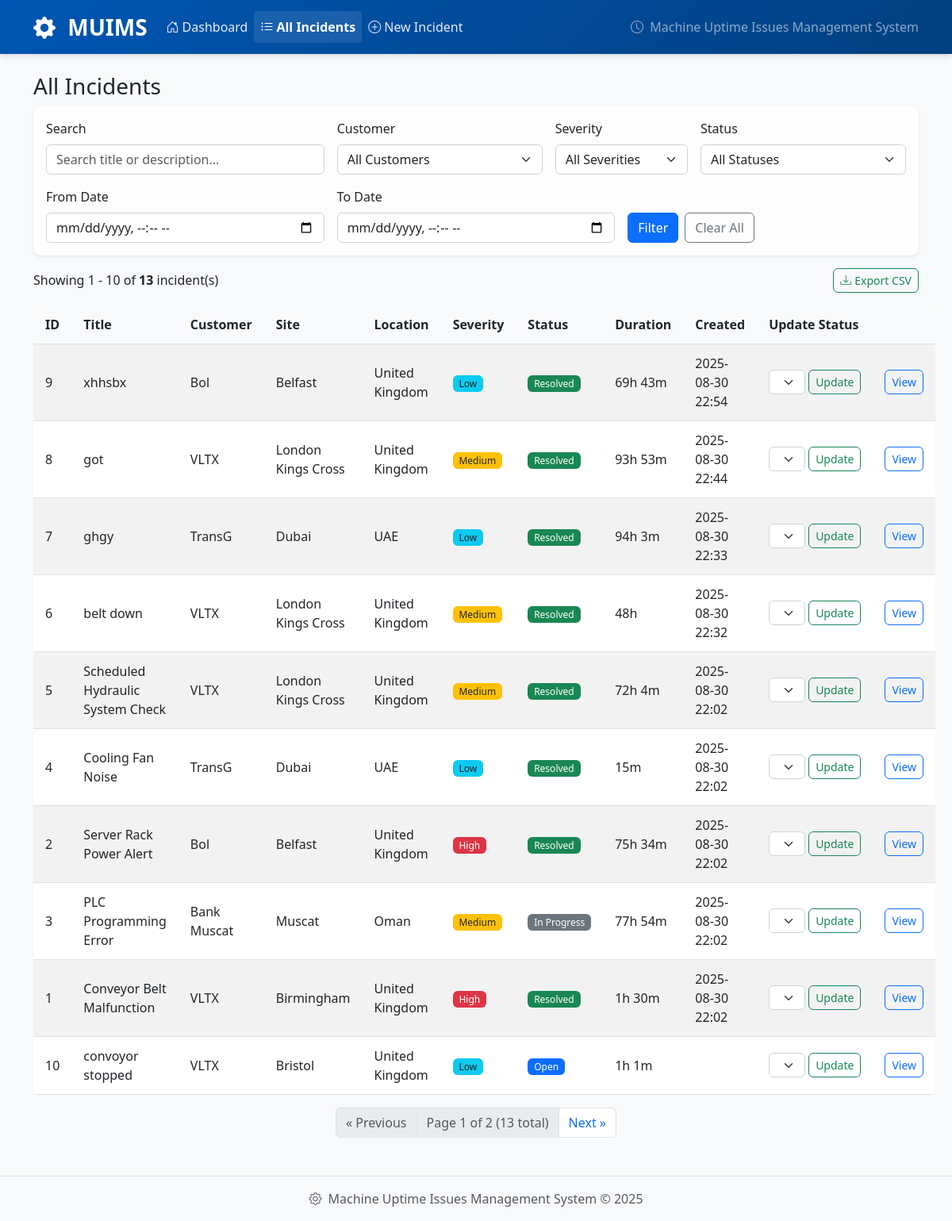
Page /incidents on the committed database.
### app/models.py (models this page shows)
class Incident(db.Model):
    id = db.Column(db.Integer, primary_key=True)
    title = db.Column(db.String(140), nullable=False)
    description = db.Column(db.Text)
    customer_name = db.Column(db.String(100))      # "Customer Name"
    site_name = db.Column(db.String(150))          # "Site/Facility Name"
    location = db.Column(db.String(100))           # "Location"
    machine_model = db.Column(db.String(150))      # rename of Equipment -> Machine Model
    machine_serial = db.Column(db.String(150))     # "Machine Serial Number"
    fault = db.Column(db.String(255))              # "Fault"
    fault_code = db.Column(db.String(20))          # "Fault Code"
    start_time = db.Column(db.DateTime(timezone=True))            # "Start Time"
    end_time = db.Column(db.DateTime(timezone=True))              # "End Time"
    preventive_maintenance = db.Column(db.Boolean, default=False)
    parts_used = db.Column(db.Text, nullable=True)
    category = db.Column(db.String(50), default="mechanical")
    severity = db.Column(db.String(20), default="Medium")
    status = db.Column(db.String(20), default="Open")
    created_at = db.Column(db.DateTime(timezone=True), server_default=func.now(), nullable=False)
    @property
    def duration_minutes(self):
        if not self.start_time:
            return None
        start = self.start_time.replace(tzinfo=timezone.utc) if self.start_time and self.start_time.tzinfo is None else self.start_time
        end = (self.end_time or datetime.now(timezone.utc))
        if end.tzinfo is None:
            end = end.replace(tzinfo=timezone.utc)
        if end < start:
            return None
        delta = end - start
        return int(delta.total_seconds() // 60)
    def human_duration(self):
        mins = self.duration_minutes
        if mins is None:
            return "N/A"
        if mins < 60:
            return f"{mins}m"
        h, m = divmod(mins, 60)
        return f"{h}h {m}m" if m else f"{h}h"

### app/routes.py (the view, shortened to what this page needs)
@main.route("/incidents", endpoint="incidents")
def incidents():
    form = FilterForm()
    customers = db.session.query(Incident.customer_name).distinct().filter(Incident.customer_name.isnot(None)).all()
    customer_choices = [("", "All Customers")] + [(c[0], c[0]) for c in customers if c[0]]
    form.customer.choices = customer_choices
    q = request.args.get('q', '').strip()
    customer = request.args.get('customer', '')
    severity = request.args.get('severity', '')
    status = request.args.get('status', '')
    date_from = request.args.get('date_from', '')
    date_to = request.args.get('date_to', '')
    form.q.data = q
    form.customer.data = customer
    form.severity.data = severity
    form.status.data = status
    if date_from:
        try:
            from datetime import datetime
            form.date_from.data = datetime.fromisoformat(date_from.replace('T', ' '))
        except:
            pass
    if date_to:
        try:
            from datetime import datetime
            form.date_to.data = datetime.fromisoformat(date_to.replace('T', ' '))
        except:
            pass
    query = Incident.query
    if customer:
        query = query.filter(Incident.customer_name == customer)
    if status:
        query = query.filter(Incident.status == status)
    if severity and severity in ['Low', 'Medium', 'High']:
        query = query.filter(Incident.severity == severity)
    page = request.args.get('page', 1, type=int)
    per_page = request.args.get('per_page', 10, type=int)
    pagination = query.order_by(Incident.created_at.desc()).paginate(
        page=page,
        per_page=per_page,
        error_out=False
    )
    items = pagination.items
    return render_template("incidents.html",
                         items=items,
                         pagination=pagination,
                         form=form,
                         q=q,
                         customer=customer,
                         status=status,
                         severity=severity,
                         date_from=date_from,
                         date_to=date_to)

### app/forms.py
class FilterForm(FlaskForm):
    q = StringField("Search", validators=[Optional()], render_kw={"placeholder": "Search title or description..."})
    customer = SelectField("Customer", choices=[("", "All Customers")], validators=[Optional()])
    severity = SelectField("Severity", choices=[("", "All Severities")] + SEVERITY_CHOICES, validators=[Optional()])
    status = SelectField("Status", choices=[("", "All Statuses")] + STATUS_CHOICES, validators=[Optional()])
    date_from = DateTimeLocalField("From Date", format="%Y-%m-%dT%H:%M", validators=[Optional()])
    date_to = DateTimeLocalField("To Date", format="%Y-%m-%dT%H:%M", validators=[Optional()])
    submit = SubmitField("Filter")
    clear = SubmitField("Clear Filters")

### app/templates/incidents.html (shortened to what this page needs)
{% extends "base.html" %}
{% block content %}
<h3>All Incidents</h3>
<div class="card mb-3">
  <div class="card-body">
    <form method="get" class="row g-3">
      <div class="col-md-4">
        {{ form.q.label(class="form-label") }}
        {{ form.q(class="form-control") }}
      </div>
      <div class="col-md-3">
        {{ form.customer.label(class="form-label") }}
        {{ form.customer(class="form-select") }}
      </div>
      <div class="col-md-2">
        {{ form.severity.label(class="form-label") }}
        {{ form.severity(class="form-select") }}
      </div>
      <div class="col-md-3">
        {{ form.status.label(class="form-label") }}
        {{ form.status(class="form-select") }}
      </div>
      <div class="col-md-4">
        {{ form.date_from.label(class="form-label") }}
        {{ form.date_from(class="form-control") }}
      </div>
      <div class="col-md-4">
        {{ form.date_to.label(class="form-label") }}
        {{ form.date_to(class="form-control") }}
      </div>
      <div class="col-md-4 d-flex align-items-end gap-2">
        {{ form.submit(class="btn btn-primary") }}
        <a href="{{ url_for('main.incidents') }}" class="btn btn-outline-secondary">Clear All</a>
      </div>
    </form>
  </div>
</div>
<div class="d-flex justify-content-between align-items-center mb-3">
  <div>
    {% if pagination %}
      Showing {{ ((pagination.page - 1) * pagination.per_page) + 1 }} - {{ ((pagination.page - 1) * pagination.per_page) + pagination.items|length }}
      of <strong>{{ pagination.total }}</strong> incident(s)
    {% else %}
      <strong>{{ items|length }}</strong> incident(s) found
    {% endif %}
  </div>
  <div>
    <a href="{{ url_for('main.incidents_export', q=q, customer=customer, severity=severity, status=status, date_from=date_from, date_to=date_to) }}"
       class="btn btn-outline-success btn-sm">
      <i class="bi bi-download me-1"></i>Export CSV
    </a>
  </div>
</div>
<table class="table table-striped">
  <thead><tr><th>ID</th><th>Title</th><th>Customer</th><th>Site</th><th>Location</th><th>Severity</th><th>Status</th><th>Duration</th><th>Created</th><th>Update Status</th><th></th></tr></thead>
  <tbody>
    {% for x in items %}
    <tr>
      <td>{{ x.id }}</td>
      <td>{{ x.title }}</td>
      <td>{{ x.customer_name or 'N/A' }}</td>
      <td>{{ x.site_name or 'N/A' }}</td>
      <td>{{ x.location or 'N/A' }}</td>
      <td><span class="badge {{ x.severity|sev_badge }}">{{ x.severity }}</span></td>
      <td><span class="badge {{ x.status|status_badge }}">{{ x.status }}</span></td>
      <td>{{ x|human_duration }}</td>
      <td>{{ x.created_at|datetime }}</td>
      <td>
        <form method="post" action="{{ url_for('main.incident_status', incident_id=x.id) }}" class="d-flex gap-1">
          <select name="status" class="form-select form-select-sm">
            <option value="Open" {% if x.status == 'Open' %}selected{% endif %}>Open</option>
            <option value="In Progress" {% if x.status == 'In Progress' %}selected{% endif %}>In Progress</option>
            <option value="Resolved" {% if x.status == 'Resolved' %}selected{% endif %}>Resolved</option>
          </select>
          <button type="submit" class="btn btn-sm btn-outline-success">Update</button>
        </form>
      </td>
      <td><a class="btn btn-sm btn-outline-primary" href="{{ url_for('main.incident_detail', incident_id=x.id) }}">View</a></td>
    </tr>
    {% endfor %}
  </tbody>
</table>
{% if pagination.pages > 1 %}
<nav aria-label="Incident pagination">
  <ul class="pagination justify-content-center">
    <li class="page-item {% if not pagination.has_prev %}disabled{% endif %}">
      {% if pagination.has_prev %}
        <a class="page-link" href="{{ url_for('main.incidents', page=pagination.prev_num, q=q, customer=customer, severity=severity, status=status, date_from=date_from, date_to=date_to) }}">
          <span aria-hidden="true">&laquo;</span> Previous
        </a>
      {% else %}
        <span class="page-link">
          <span aria-hidden="true">&laquo;</span> Previous
        </span>
      {% endif %}
    </li>
    <li class="page-item disabled">
      <span class="page-link">
        Page {{ pagination.page }} of {{ pagination.pages }}
        ({{ pagination.total }} total)
      </span>
    </li>
    <li class="page-item {% if not pagination.has_next %}disabled{% endif %}">
      {% if pagination.has_next %}
        <a class="page-link" href="{{ url_for('main.incidents', page=pagination.next_num, q=q, customer=customer, severity=severity, status=status, date_from=date_from, date_to=date_to) }}">
          Next <span aria-hidden="true">&raquo;</span>
        </a>
      {% else %}
        <span class="page-link">
          Next <span aria-hidden="true">&raquo;</span>
        </span>
      {% endif %}
    </li>
  </ul>
</nav>
{% endif %}
{% endblock %}

### app/templates/base.html (shortened to what this page needs)
<!DOCTYPE html>
<html lang="en">
<head>
    <link href="https://cdn.jsdelivr.net/npm/bootstrap@5.3.0/dist/css/bootstrap.min.css" rel="stylesheet">
    <link href="https://cdn.jsdelivr.net/npm/bootstrap-icons@1.10.0/font/bootstrap-icons.css" rel="stylesheet">
    <link href="{{ url_for('static', filename='styles.css') }}" rel="stylesheet">
</head>
<body>
    <nav class="navbar navbar-expand-lg navbar-dark bg-primary">
        <div class="container">
            <a class="navbar-brand fw-bold" href="{{ url_for('main.index') }}">
                <i class="bi bi-gear-fill me-2"></i>
                MUIMS
            </a>
            <div class="collapse navbar-collapse" id="navbarNav">
                <ul class="navbar-nav me-auto">
                    <li class="nav-item">
                        <a class="nav-link {% if request.endpoint == 'main.index' %}active{% endif %}"
                           href="{{ url_for('main.index') }}">
                            <i class="bi bi-house-door me-1"></i>Dashboard
                        </a>
                    </li>
                    <li class="nav-item">
                        <a class="nav-link {% if request.endpoint == 'main.incidents' %}active{% endif %}"
                           href="{{ url_for('main.incidents') }}">
                            <i class="bi bi-list-ul me-1"></i>All Incidents
                        </a>
                    </li>
                    <li class="nav-item">
                        <a class="nav-link {% if request.endpoint == 'main.new_incident' %}active{% endif %}"
                           href="{{ url_for('main.new_incident') }}">
                            <i class="bi bi-plus-circle me-1"></i>New Incident
                        </a>
                    </li>
                </ul>
                <span class="navbar-text">
                    <i class="bi bi-clock me-1"></i>
                    Machine Uptime Issues Management System
                </span>
            </div>
        </div>
    </nav>
    <main class="container my-4">
        {% block content %}{% endblock %}
    </main>
    <footer class="bg-light text-center py-3 mt-5">
        <div class="container">
            <p class="text-muted mb-0">
                <i class="bi bi-gear me-1"></i>
                Machine Uptime Issues Management System &copy; 2025
            </p>
        </div>
    </footer>
</body>
</html>

### app/static/styles.css (style rules this page uses)
:root { --primary-color: #0d6efd; --success-color: #198754; --warning-color: #ffc107; --danger-color: #dc3545; --info-color: #0dcaf0; --light-color: #f8f9fa; --dark-color: #212529; }
body { font-family: 'Segoe UI', Tahoma, Geneva, Verdana, sans-serif; background-color: #f8f9fa; }
.navbar { background: linear-gradient(135deg, #0056b3 0%, #004080 100%) !important; box-shadow: 0 2px 8px rgba(0, 0, 0, 0.15); border-bottom: none; }
.navbar-brand { font-size: 1.75rem; font-weight: bold; color: white !important; transition: color 0.2s ease-in-out; }
.nav-link { color: rgba(255, 255, 255, 0.9) !important; font-weight: 500; transition: color 0.2s ease-in-out; }
.nav-link.active { font-weight: 600; color: white !important; background-color: rgba(255, 255, 255, 0.1); border-radius: 4px; }
.card { border: none; border-radius: 10px; background-color: #fdfdfd; box-shadow: 0 0.125rem 0.25rem rgba(0, 0, 0, 0.075); transition: box-shadow 0.15s ease-in-out; }
.btn { border-radius: 6px; font-weight: 500; transition: all 0.2s ease-in-out; }
.table { border-radius: 0.375rem; overflow: hidden; }
.table th { border-top: none; font-weight: 600; color: var(--dark-color); background-color: var(--light-color); padding: 12px 15px; }
.table td { padding: 12px 15px; vertical-align: middle; }
.badge { font-size: 0.75em; font-weight: 500; }
.form-control, .form-select { border-radius: 0.375rem; border: 1px solid #ced4da; transition: border-color 0.15s ease-in-out, box-shadow 0.15s ease-in-out; }
.form-label { color: var(--dark-color); margin-bottom: 0.5rem; }
.badge.bg-success { background-color: var(--success-color) !important; }
.badge.bg-warning { background-color: var(--warning-color) !important; color: var(--dark-color) !important; }
.badge.bg-danger { background-color: var(--danger-color) !important; }
.badge.bg-secondary { background-color: #6c757d !important; }
footer { margin-top: auto; border-top: 1px solid #dee2e6; }

### rows in the picture
Incident: id "9", title "xhhsbx", customer_name "Bol", site_name "Belfast", location "United Kingdom", severity "Low", status "Resolved", start_time+end_time "69h 43m", created_at "2025-08-30 22:54"
Incident: id "8", title "got", customer_name "VLTX", site_name "London Kings Cross", location "United Kingdom", severity "Medium", status "Resolved", start_time+end_time "93h 53m", created_at "2025-08-30 22:44"
Incident: id "7", title "ghgy", customer_name "TransG", site_name "Dubai", location "UAE", severity "Low", status "Resolved", start_time+end_time "94h 3m", created_at "2025-08-30 22:33"
Incident: id "6", title "belt down", customer_name "VLTX", site_name "London Kings Cross", location "United Kingdom", severity "Medium", status "Resolved", start_time+end_time "48h", created_at "2025-08-30 22:32"
Incident: id "5", title "Scheduled Hydraulic System Check", customer_name "VLTX", site_name "London Kings Cross", location "United Kingdom", severity "Medium", status "Resolved", start_time+end_time "72h 4m", created_at "2025-08-30 22:02"
Incident: id "4", title "Cooling Fan Noise", customer_name "TransG", site_name "Dubai", location "UAE", severity "Low", status "Resolved", start_time+end_time "15m", created_at "2025-08-30 22:02"
Incident: id "2", title "Server Rack Power Alert", customer_name "Bol", site_name "Belfast", location "United Kingdom", severity "High", status "Resolved", start_time+end_time "75h 34m", created_at "2025-08-30 22:02"
Incident: id "3", title "PLC Programming Error", customer_name "Bank Muscat", site_name "Muscat", location "Oman", severity "Medium", status "In Progress", start_time+end_time "77h 54m", created_at "2025-08-30 22:02"
Incident: id "1", title "Conveyor Belt Malfunction", customer_name "VLTX", site_name "Birmingham", location "United Kingdom", severity "High", status "Resolved", start_time+end_time "1h 30m", created_at "2025-08-30 22:02"
Incident: id "10", title "convoyor stopped", customer_name "VLTX", site_name "Bristol", location "United Kingdom", severity "Low", status "Open", start_time+end_time "1h 1m"

### other values in the picture
{{ ((pagination.page - 1) * pagination.per_page) + 1 }} "1"
{{ pagination.total }} "13"
{{ pagination.page }} "1"
{{ pagination.pages }} "2"
